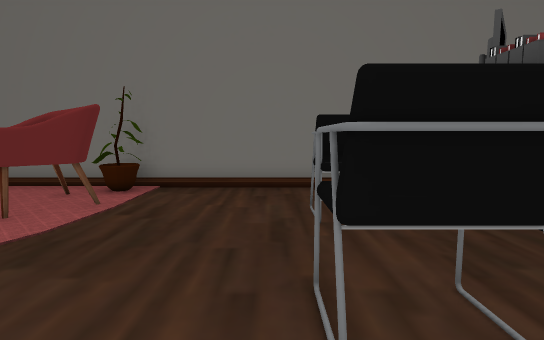
View 1 (above)

17 first-person views from a walk through a scene from a Unity 3-D project. The camera is 1.5 m above the floor, tilts 6° down and sees 80° across. Doors are open. The floor is counted in squares, 1 m on a side. Each view is taken from the middle of a square. On the plan, view 1 faces up. The plan holds only what a view shows up to about 15 squares ahead; the rest is blank. The player is left out. Some surface patterns are stand-ins.

View 2
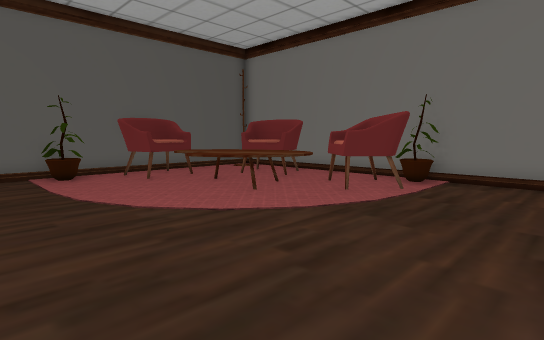

View 3
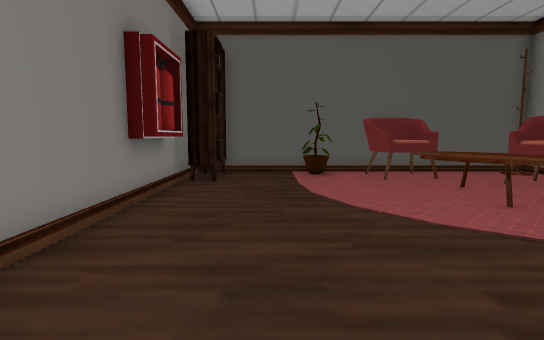

View 4
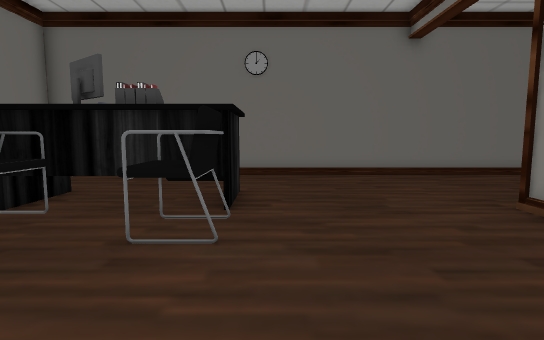

View 5
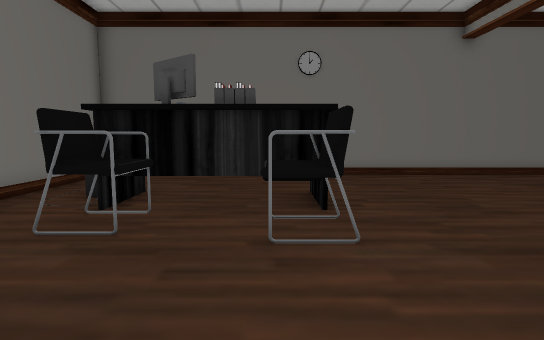

View 6
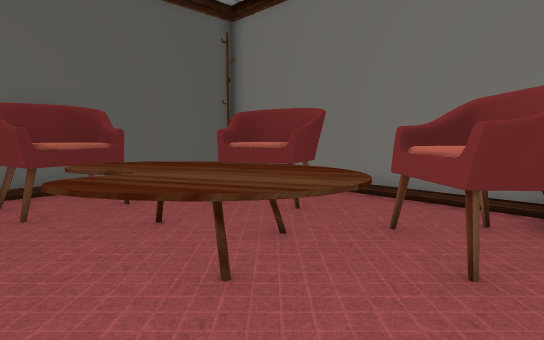

View 7
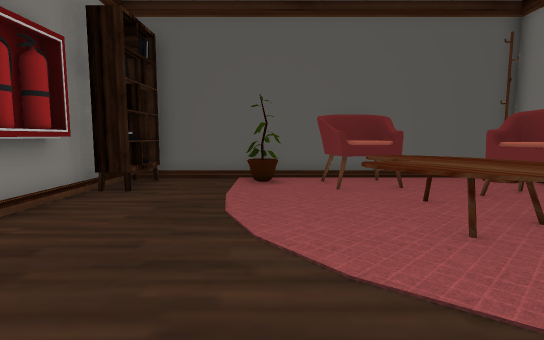

View 8
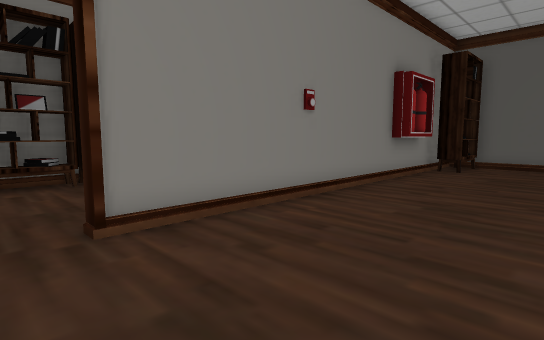

View 9
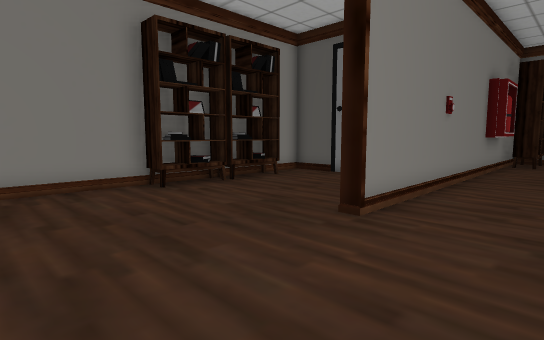

View 10
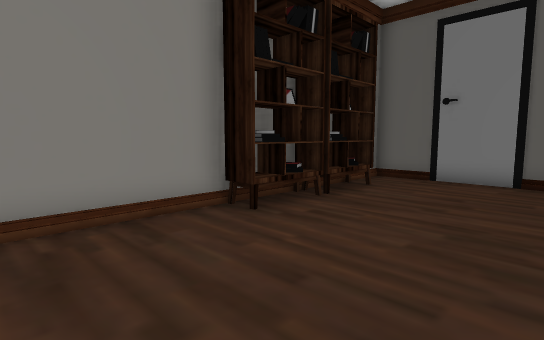

View 11
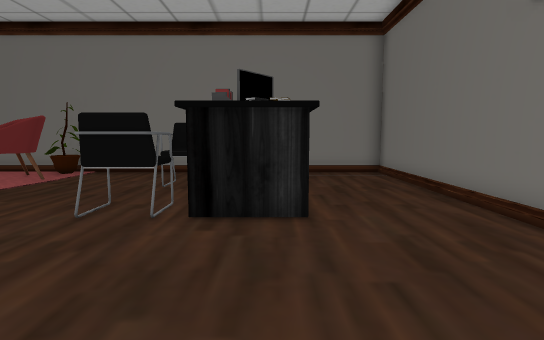

View 12
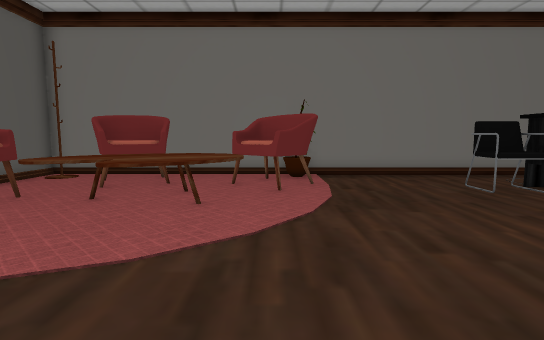

View 13
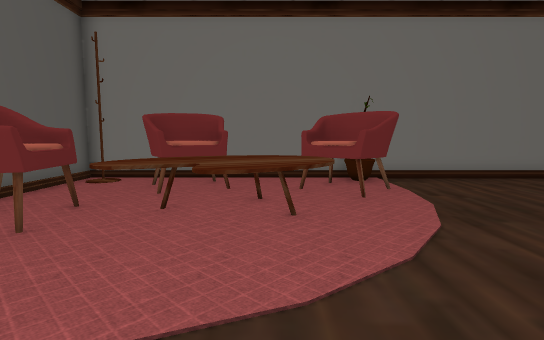

View 14
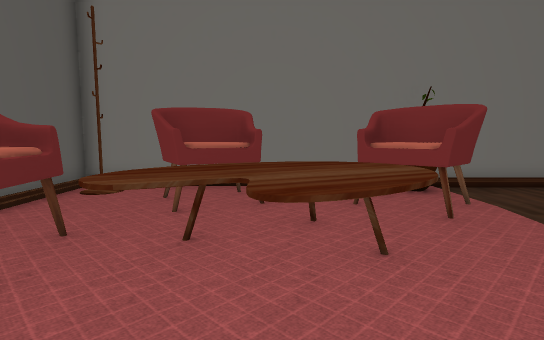

View 15
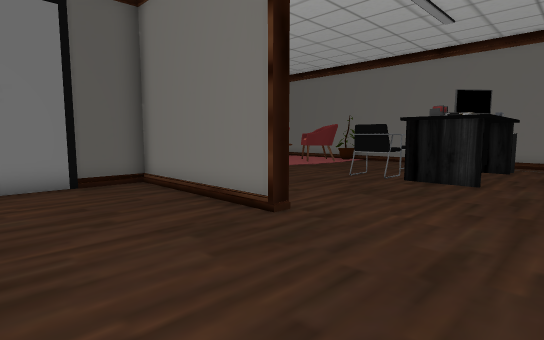

View 16
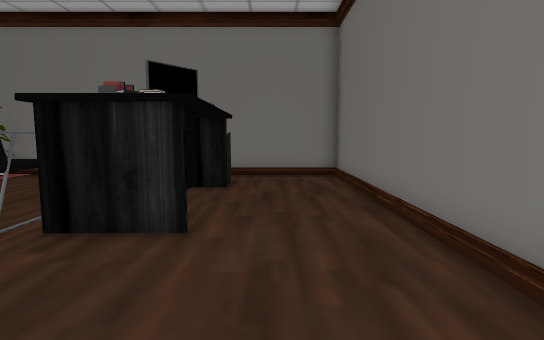

View 17
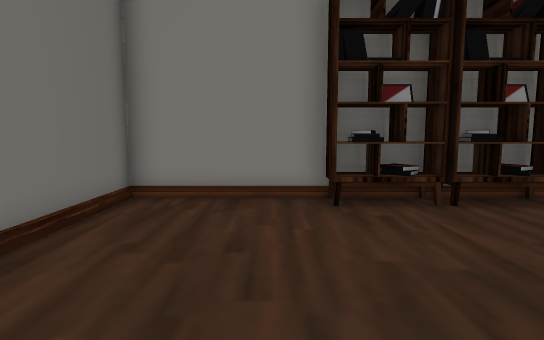

### Floor plan
Key: @ floor where view 1 was taken; # wall or solid block; . floor; D open door; P plant; C chair; T table; S shelf; H thing the floor can be seen under or through; O other object.
Columns run from 14 left of view 1 to 9 right of it. Each row starts with its distance up from view 1.
 10 ########################
  9 #.........P............#
  8 #.#.CC...C.............#
  7 #..CCCC.CCC......##....#
  6 #...CCTTCCC....CC#.....#
  5 #.CCTTTTT......CC......#
  4 #CCCTTTTT....... H.....#
  3 #CCCT.TT.......CCH ....#
  2 #..............CCHO....#
  1 #PP....................#
  0 #.............@........#
 -1 #......................#
 -2 #......................#
 -3 #SSS...................#
 -4   ###############..DDDD#
 -5           #............#
 -6           #............#
 -7           #............#
 -8           #............#
 -9           #............#
-10           #..SSSSSS....#
-11           ##############

Where each view was taken, in squares from view 1:
view 1: 0 up, 0 right, facing up
view 2: 2 down, 0 right, facing up-left
view 3: 1 down, 0 right, facing left
view 4: 1 up, 4 left, facing right
view 5: 3 up, 4 left, facing right
view 6: 2 up, 4 left, facing up-left
view 7: 1 up, 2 left, facing left
view 8: 1 up, 4 right, facing down-left
view 9: 1 down, 8 right, facing down-left
view 10: 5 down, 8 right, facing down-left
view 11: 4 down, 4 right, facing up
view 12: 3 down, 5 left, facing up
view 13: 2 down, 7 left, facing up
view 14: 0 up, 8 left, facing up
view 15: 9 down, 7 right, facing up-left
view 16: 3 down, 6 right, facing up
view 17: 3 down, 5 right, facing down
